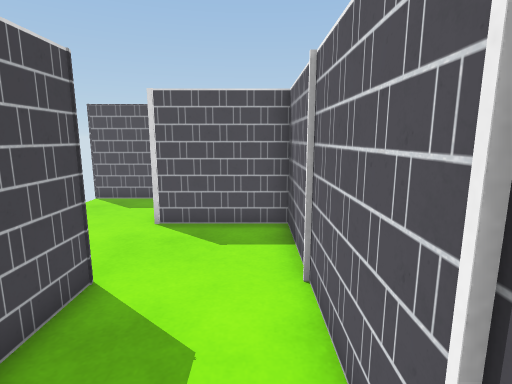
[1] (above)

18 first-person views from a walk through a 3-D level made in the Unity game engine. The camera is 1.3 m above the floor, tilts 10° down and sees 80° across. The floor is counted in squares, 0.5 m on a side. Each view is taken from the middle of a square. On the plan, view 1 faces up. The plan holds only what a view shows up to about 20 squares ahead; the rest is blank. The player character is not drawn.

[2]
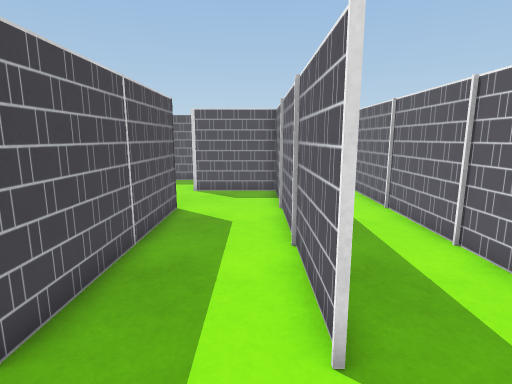

[3]
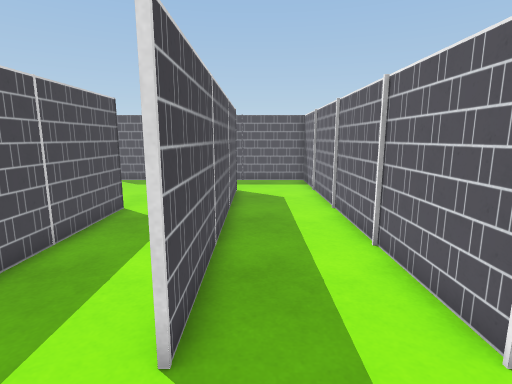

[4]
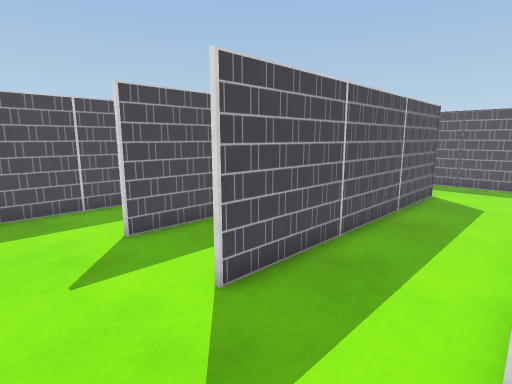

[5]
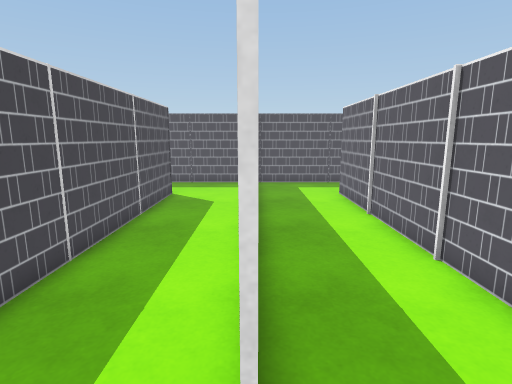

[6]
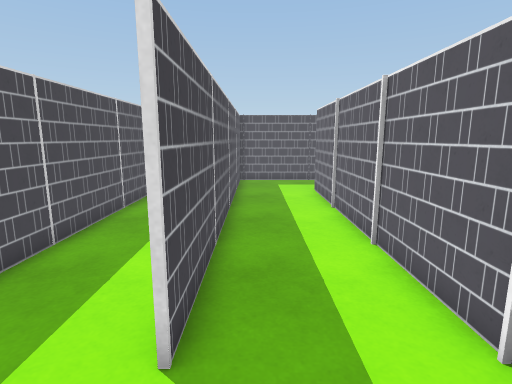

[7]
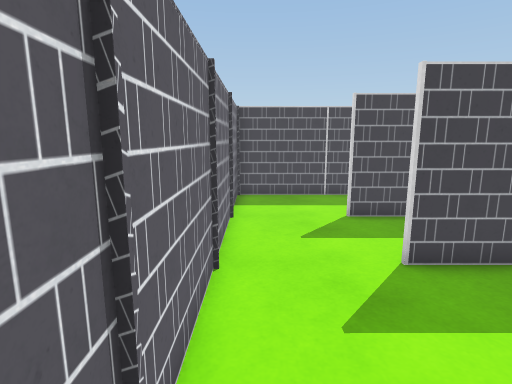

[8]
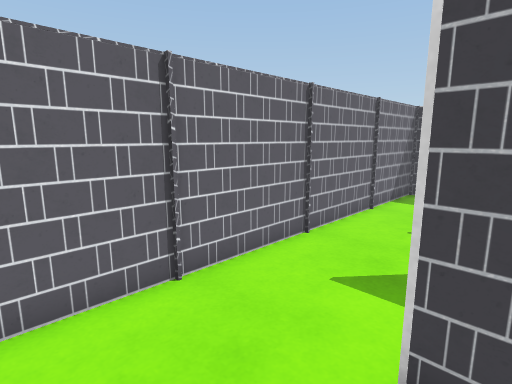

[9]
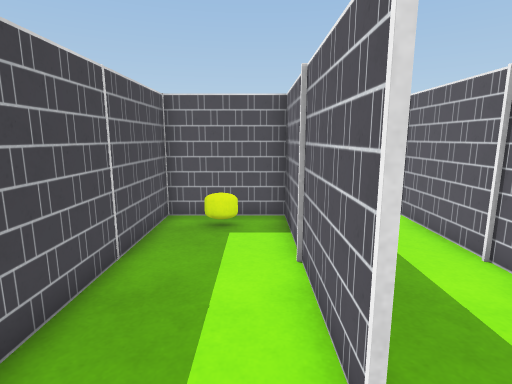

[10]
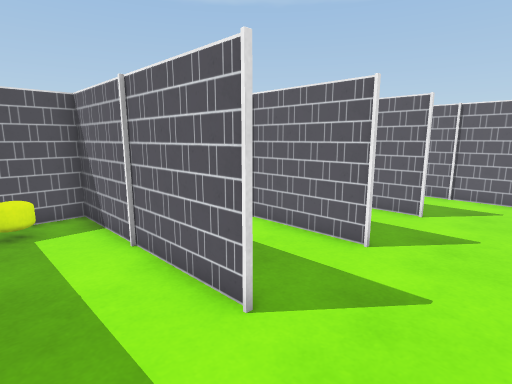

[11]
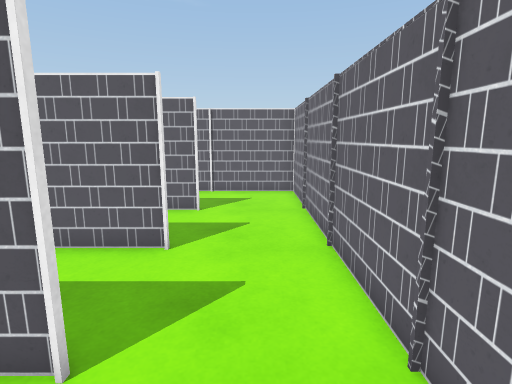

[12]
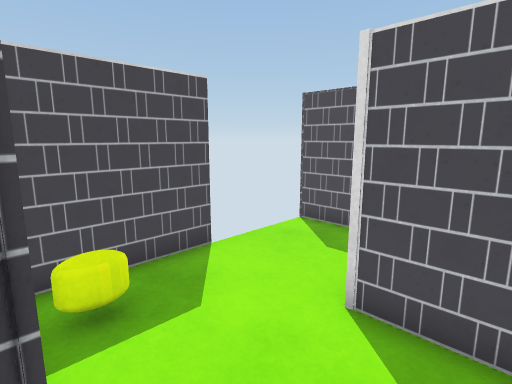

[13]
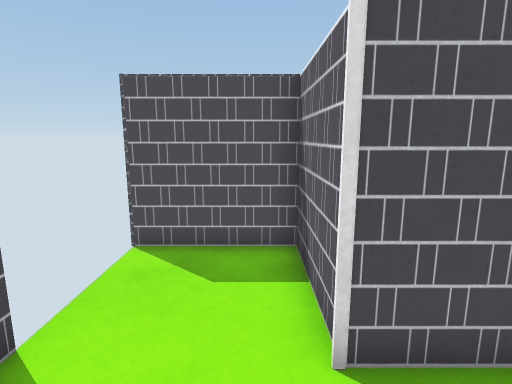

[14]
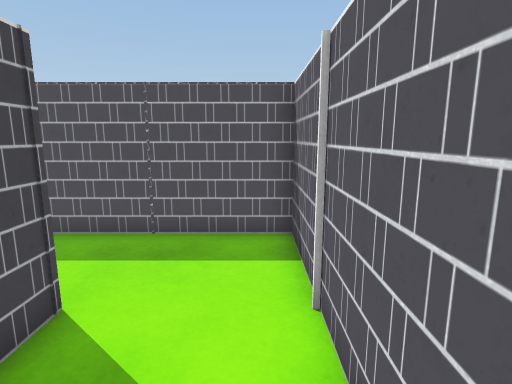

[15]
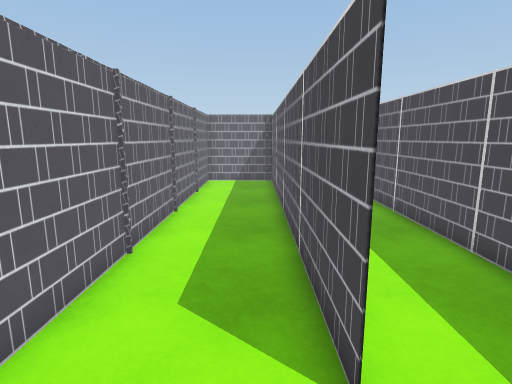

[16]
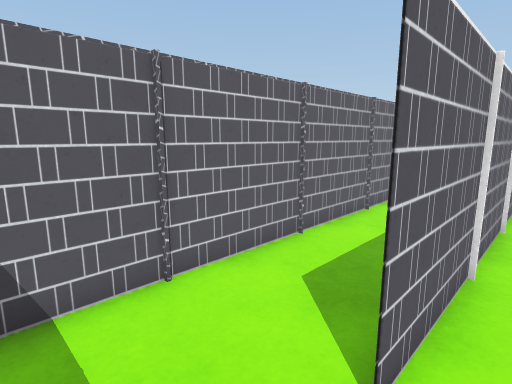

[17]
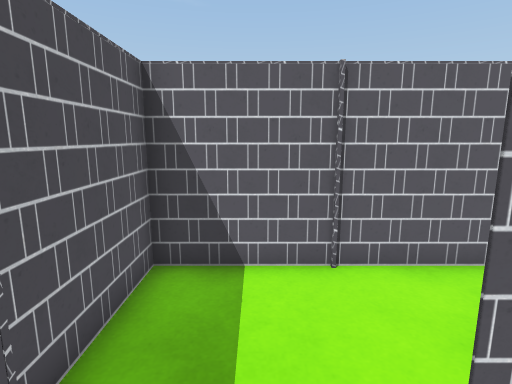

[18]
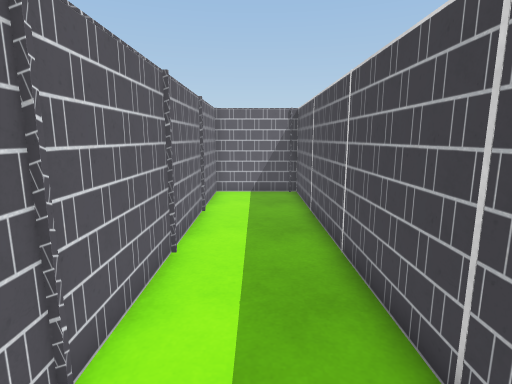

### Floor plan
Points are (right, up) in squares from view 1. A wall is a line through its corners. A room is listed if a view was taken in it or the views show most of it. See-through windows are left out.
Room 1 (views 1, 2, 12)
walls: (1, -3) (1, 9.1) (-3, 9.1); (-3, 5.2) (-3, -3); (-3.5, -6.9) (0.5, -6.9)
ways out: opening at (1, -4.5) to room 2; opening at (-3, -4.5) to room 4; opening at (-3, 7) to room 5
Room 2 (views 3, 14)
walls: (1, 9.4) (1, -3); (5, -3) (5, 13.1); (4.9, 13.1) (-1.6, 13.1); (0.5, -6.9) (4.4, -6.9)
ways out: opening at (1, -4.5) to room 1; opening at (5, -4.5) to room 3
objects: other object (-2, 11)
Room 3 (views 4, 5, 6, 7, 8, 16, 17)
walls: (9, -6.9) (9, 9.5); (4.4, -6.9) (8.9, -6.9); (5, 13.1) (5, -3); (9.4, 13.1) (4.9, 13.1)
ways out: opening at (5, -4.5) to room 2; opening at (9, 11) to room 6
Room 4 (views 9, 10, 11)
walls: (-3, -3) (-3, 5.1) (-7, 5.1); (-7, 5) (-7, -6.9) (-3.5, -6.9)
ways out: opening at (-3, -4.5) to room 1
objects: other object (-5, 4)
Room 5 (view 13)
walls: (-3, 9.1) (-3, 13.1) (-7.1, 13.1); (-7, 9.5) (-7, 5)
ways out: opening at (-3, 7) to room 1
Room 6 (views 15, 18)
walls: (9, 9.5) (9, -6.9); (8.9, -6.9) (12.9, -6.9) (12.9, 13.1) (9.4, 13.1)
ways out: opening at (9, 11) to room 3

Positions as (right, up) in squares from view 1, and headings:
1: (0, 0), facing up
2: (0, -6), facing up
3: (2, -6), facing up
4: (5, -6), facing up-left
5: (5, -5), facing up
6: (6, -6), facing up
7: (7, -6), facing left
8: (8, -2), facing down-left
9: (-4, -5), facing up
10: (-6, -6), facing up-right
11: (-6, -5), facing right
12: (-1, 5), facing up-left
13: (-4, 6), facing up
14: (4, 5), facing up
15: (10, 12), facing down
16: (8, 12), facing down-right
17: (7, 11), facing right
18: (11, 8), facing down
